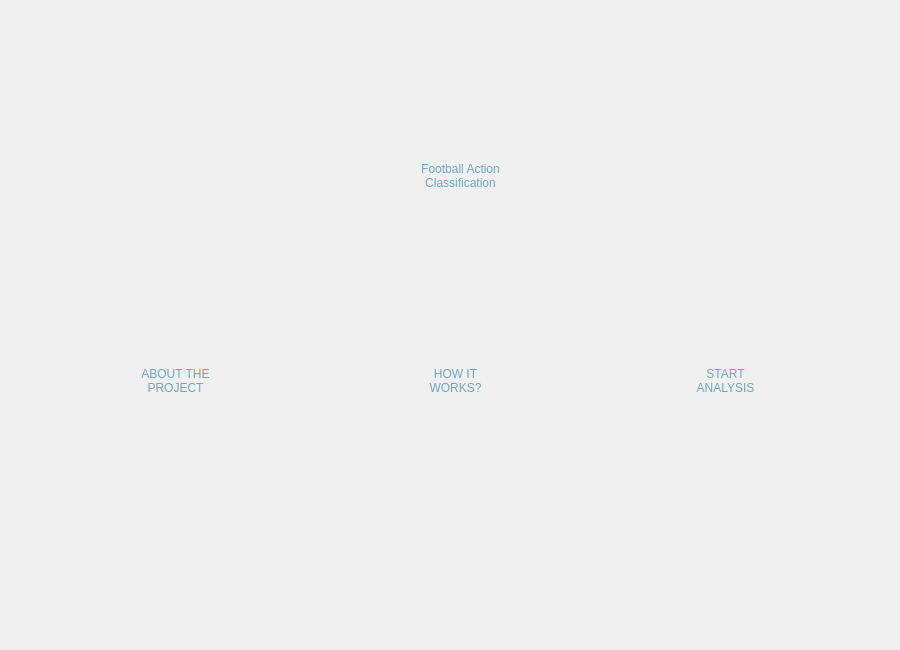
<?xml version="1.0" encoding="UTF-8"?>
<ui version="4.0">
 <class>Dialog</class>
 <widget class="QDialog" name="Dialog">
  <property name="geometry">
   <rect>
    <x>0</x>
    <y>0</y>
    <width>900</width>
    <height>650</height>
   </rect>
  </property>
  <property name="windowTitle">
   <string>Dialog</string>
  </property>
  <widget class="QWidget" name="backgroundwidget" native="true">
   <property name="geometry">
    <rect>
     <x>0</x>
     <y>0</y>
     <width>901</width>
     <height>651</height>
    </rect>
   </property>
   <property name="styleSheet">
    <string notr="true">QWidget#widget{ 
background-color: qlineargradient(spread:pad, x1:0.384211, y1:0.023, x2:0.768, y2:1, stop:0 rgba(29, 30, 73, 255), stop:1 rgba(39, 41, 100, 255));}</string>
   </property>
   <widget class="QLabel" name="backgroundPhoto">
    <property name="geometry">
     <rect>
      <x>0</x>
      <y>-30</y>
      <width>900</width>
      <height>700</height>
     </rect>
    </property>
    <property name="styleSheet">
     <string notr="true"/>
    </property>
    <property name="text">
     <string/>
    </property>
    <property name="pixmap">
     <pixmap>background.jpg</pixmap>
    </property>
    <property name="scaledContents">
     <bool>true</bool>
    </property>
   </widget>
   <widget class="QPushButton" name="aboutProjectButton">
    <property name="geometry">
     <rect>
      <x>60</x>
      <y>310</y>
      <width>231</width>
      <height>141</height>
     </rect>
    </property>
    <property name="autoFillBackground">
     <bool>false</bool>
    </property>
    <property name="styleSheet">
     <string notr="true">QPushButton {
	border-radius: 15px;
	background-color: qlineargradient(spread:pad, x1:0.384211, y1:0.023, x2:0.768, 		y2:1, stop:0 rgba(29, 30, 73, 255), stop:1 rgba(39, 41, 100, 255));

	font: 75 22pt &quot;Comic Sans MS&quot;; color: rgb(110, 164, 190);
}

QPushButton:hover{
	background-color: rgb(54, 57, 138);
}
QPushButton:pressed{
	background-color: rgb(91, 96, 230);
}</string>
    </property>
    <property name="text">
     <string>ABOUT THE
PROJECT</string>
    </property>
    <property name="iconSize">
     <size>
      <width>16</width>
      <height>16</height>
     </size>
    </property>
    <property name="default">
     <bool>false</bool>
    </property>
   </widget>
   <widget class="QPushButton" name="howItWorksButton">
    <property name="geometry">
     <rect>
      <x>340</x>
      <y>310</y>
      <width>231</width>
      <height>141</height>
     </rect>
    </property>
    <property name="styleSheet">
     <string notr="true">QPushButton {
	border-radius: 15px;
	background-color: qlineargradient(spread:pad, x1:0.384211, y1:0.023, x2:0.768, 		y2:1, stop:0 rgba(29, 30, 73, 255), stop:1 rgba(39, 41, 100, 255));

	font: 75 22pt &quot;Comic Sans MS&quot;; color: rgb(110, 164, 190)
}

QPushButton:hover{
	background-color: rgb(54, 57, 138);
}
QPushButton:pressed{
	background-color: rgb(91, 96, 230);
}</string>
    </property>
    <property name="text">
     <string>HOW IT
WORKS?</string>
    </property>
   </widget>
   <widget class="QPushButton" name="startAnalysisButton">
    <property name="geometry">
     <rect>
      <x>610</x>
      <y>310</y>
      <width>231</width>
      <height>141</height>
     </rect>
    </property>
    <property name="styleSheet">
     <string notr="true">QPushButton {
	border-radius: 15px;
	background-color: qlineargradient(spread:pad, x1:0.384211, y1:0.023, x2:0.768, 		y2:1, stop:0 rgba(29, 30, 73, 255), stop:1 rgba(39, 41, 100, 255));

	font: 75 22pt &quot;Comic Sans MS&quot;; color: rgb(110, 164, 190)
}

QPushButton:hover{
	background-color: rgb(54, 57, 138);
}
QPushButton:pressed{
	background-color: rgb(91, 96, 230);
}</string>
    </property>
    <property name="text">
     <string>START
ANALYSIS</string>
    </property>
   </widget>
   <widget class="QLabel" name="FACText">
    <property name="geometry">
     <rect>
      <x>210</x>
      <y>70</y>
      <width>501</width>
      <height>211</height>
     </rect>
    </property>
    <property name="styleSheet">
     <string notr="true">font: 75 35pt &quot;Comic Sans MS&quot;; color: rgb(110, 164, 190)

</string>
    </property>
    <property name="text">
     <string>Football Action
Classification</string>
    </property>
    <property name="alignment">
     <set>Qt::AlignCenter</set>
    </property>
   </widget>
  </widget>
 </widget>
 <resources>
  <include location="background.qrc"/>
  <include location="buttonBGPhoto.qrc"/>
 </resources>
 <connections/>
</ui>
